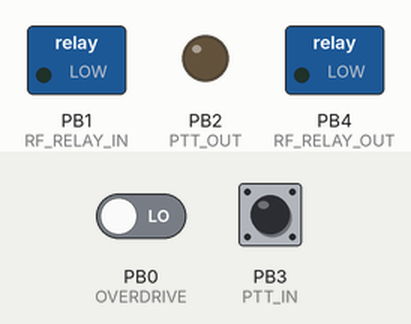
Simulated run of this sketch. Board: ATtiny85, built with avr-gcc and run on an emulated ATtiny85. Shown: switched loads named in the sketch (green lamp = pin HIGH), output pins drawn as LEDs (lit = HIGH). Inputs (shaded band) come from the test bench; at power-on: PB3 (PTT_IN) HIGH, PB0 (OVERDRIVE) LOW.

Above: at 1.2 s.
1.3 s: PB3 (PTT_IN) pulled LOW for 0.15 s
At 1.39 s:
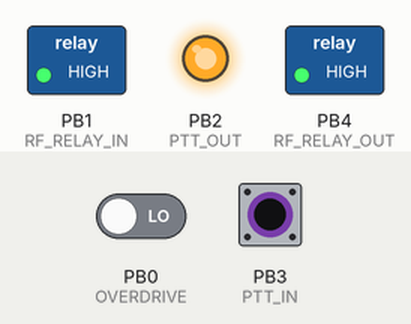
2.9 s: PB3 (PTT_IN) pulled LOW for 1 s
At 4.5 s:
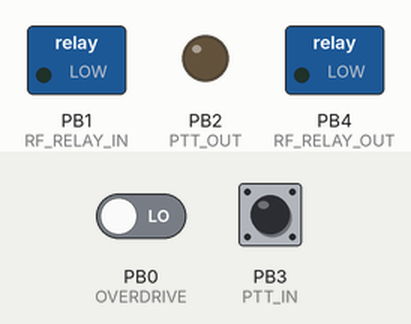
5.4 s: PB3 (PTT_IN) pulled LOW for 3.2 s
At 5.7 s:
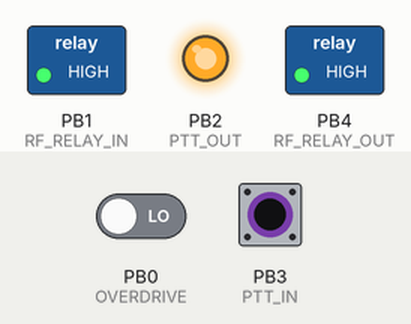
Timing chart, 0 to 10.1 s (numbered marks = the images above; inputs shaded):
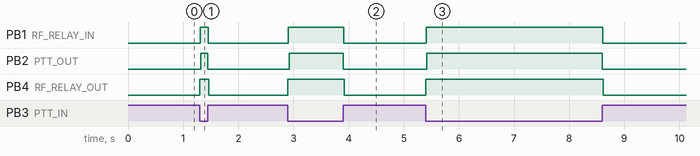

The sketch:

sequencer.ino
```cpp
#include <avr/wdt.h>

// TX/RX Sequencer for 1KW HF LDMOS Power Amplifier - ATtiny85
//
// Pin mapping:
// PB0 (pin5) - OVERDRIVE   : HIGH_PWR_IN from SP6GK TX-RX board, active HIGH
// PB1 (pin6) - RF_RELAY_IN : Input relay (TRX side) via BC547→PNP SP6GK (HIGH=active)
// PB2 (pin7) - PTT_OUT     : PTT signal to S21RC controller (HIGH=TX, 12V)
// PB3 (pin2) - PTT_IN      : Operator PTT input, active LOW (internal pull-up)
//                            Wired in series with STBY/OPER switch (NC=OPER)
// PB4 (pin3) - RF_RELAY_OUT: Output relay (ANT side) via BC547→PNP SP6GK (HIGH=active)
// PB5        - RESET, do not use
//
// Notes:
// - RF_RELAY_IN and RF_RELAY_OUT drive BC547 NPN transistors in common-emitter config
//   which pull the base of PNP drivers on the SP6GK board to GND, activating the RM85 relays
// - PTT_OUT drives the S21RC SSPA controller bias line (12V = TX active)
//   The S21RC controller activates the LDMOS bias and keys the transceiver
// - In STBY position, the STBY/OPER switch opens the PTT_IN line → micro never sees TX
//   and relay coil power is cut → RM85 relays return to NC (bypass) position
// - Overdrive protection (from SP6GK overpower detector) blocks PTT_OUT to S21RC
//   which interprets it as end of TX and cuts the LDMOS bias
//   Bias is NOT restored until operator releases PTT (manual reset required)
// - Hardware watchdog (250ms) resets the micro if firmware hangs,
//   returning all outputs to safe RX state via setup() initialization

#define OVERDRIVE    0
#define RF_RELAY_IN  1
#define PTT_OUT      2
#define PTT_IN       3
#define RF_RELAY_OUT 4

// Sequence timing in ms
#define T_RELAY     10   // RM85 mechanical relay switching time
#define T_BIAS      15   // margin for S21RC bias stabilization
#define T_RF_DECAY   8   // RF decay time after transceiver stops transmitting

bool inTX       = false;
bool biasKilled = false;  // true if PTT blocked due to overdrive protection

void setup() {
  wdt_disable();

  pinMode(OVERDRIVE,    INPUT);
  pinMode(RF_RELAY_IN,  OUTPUT);
  pinMode(PTT_OUT,      OUTPUT);
  pinMode(PTT_IN,       INPUT_PULLUP);
  pinMode(RF_RELAY_OUT, OUTPUT);

  // Safe initial state: RX
  // SP6GK relays in NC (bypass) position when BC547 is OFF
  digitalWrite(RF_RELAY_OUT, LOW);
  digitalWrite(RF_RELAY_IN,  LOW);
  digitalWrite(PTT_OUT,      LOW);  // LOW = S21RC in RX mode, bias OFF

  wdt_enable(WDTO_250MS);
}

// TX sequence:
//   1. ANT output relay switches to TX (no RF load, bias off)
//   2. TRX input relay switches to TX
//   3. PTT sent to S21RC (activates bias and keys transceiver)
void goTX() {
  digitalWrite(RF_RELAY_OUT, HIGH);
  delay(T_RELAY);
  wdt_reset();

  digitalWrite(RF_RELAY_IN, HIGH);
  delay(T_RELAY);
  wdt_reset();

  digitalWrite(PTT_OUT, HIGH);   // S21RC activates bias and transmits
  delay(T_BIAS);
  wdt_reset();

  inTX       = true;
  biasKilled = false;
}

// RX sequence:
//   1. PTT to S21RC released (S21RC cuts bias and stops transceiver)
//   2. Wait for RF decay
//   3. TRX input relay returns to RX
//   4. ANT output relay returns to RX
void goRX() {
  digitalWrite(PTT_OUT, LOW);    // S21RC cuts bias and stops transceiver
  delay(T_RF_DECAY);
  wdt_reset();

  digitalWrite(RF_RELAY_IN, LOW);
  delay(T_RELAY);
  wdt_reset();

  digitalWrite(RF_RELAY_OUT, LOW);

  inTX       = false;
  biasKilled = false;
}

// Overdrive protection: blocks PTT signal to S21RC
// S21RC interprets this as end of TX and cuts LDMOS bias
// Operator must release PTT to reset this condition
void killBias() {
  digitalWrite(PTT_OUT, LOW);
  biasKilled = true;
}

void loop() {
  wdt_reset();

  bool pttActive       = (digitalRead(PTT_IN)   == LOW);
  bool overdriveActive = (digitalRead(OVERDRIVE) == HIGH);

  // Overdrive protection: requires PTT release to reset
  if (inTX && overdriveActive && !biasKilled) {
    killBias();
  }

  // PTT management
  if (pttActive && !inTX) {
    goTX();
  } else if (!pttActive && inTX) {
    goRX();
  }
}
```

Measured:
- after the input at 1.3 s, PB1 (RF_RELAY_IN): LOW → HIGH at once, → LOW 0.15 s later; PB2 (PTT_OUT): LOW → HIGH at once, → LOW 0.13 s later; PB4 (RF_RELAY_OUT): LOW → HIGH at once, → LOW 0.17 s later
- after the input at 2.9 s, PB1 (RF_RELAY_IN), PB4 (RF_RELAY_OUT): LOW → HIGH at once, → LOW 1.0 s later; PB2 (PTT_OUT): LOW → HIGH at once, → LOW 0.98 s later
- after the input at 5.4 s, PB1 (RF_RELAY_IN), PB2 (PTT_OUT), PB4 (RF_RELAY_OUT): LOW → HIGH at once, → LOW 3.2 s later
